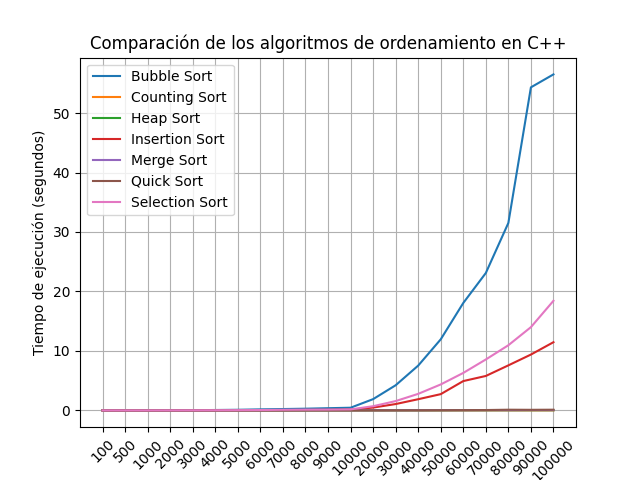

This figure's Python source:
import matplotlib.pyplot as plt

tiempos_bubble= []
with open("TIEMPOS\\tiempos_bubblesort_c++.txt", "r") as archivo_tiempo_bubble:
    for linea in archivo_tiempo_bubble:
        tiempo = float(linea.split(":")[1].strip().split()[0])
        tiempos_bubble.append(tiempo)

tiempos_counting = []
with open("TIEMPOS\\tiempos_countingsort_c++.txt", "r") as archivo_tiempo_counting:
    for linea in archivo_tiempo_counting:
        tiempo = float(linea.split(":")[1].strip().split()[0])
        tiempos_counting.append(tiempo)

tiempos_heap = []
with open("TIEMPOS\\tiempos_heapsort_c++.txt", "r") as archivo_tiempo_heap:
    for linea in archivo_tiempo_heap:
        tiempo = float(linea.split(":")[1].strip().split()[0])
        tiempos_heap.append(tiempo)

tiempos_insertion = []
with open("TIEMPOS\\tiempos_insertionsort_c++.txt", "r") as archivo_tiempo_insertion:
    for linea in archivo_tiempo_insertion:
        tiempo = float(linea.split(":")[1].strip().split()[0])
        tiempos_insertion.append(tiempo)

tiempos_merge = []
with open("TIEMPOS\\tiempos_mergesort_c++.txt", "r") as archivo_tiempo_merge:
    for linea in archivo_tiempo_merge:
        tiempo = float(linea.split(":")[1].strip().split()[0])
        tiempos_merge.append(tiempo)


tiempos_quick = []
with open("TIEMPOS\\tiempos_quicksort_c++.txt", "r") as archivo_tiempo_quick:
    for linea in archivo_tiempo_quick:
        tiempo = float(linea.split(":")[1].strip().split()[0])
        tiempos_quick.append(tiempo)

tiempos_selection = []
with open("TIEMPOS\\tiempos_selectionsort_c++.txt", "r") as archivo_tiempo_selection:
    for linea in archivo_tiempo_selection:
        tiempo = float(linea.split(":")[1].strip().split()[0])
        tiempos_selection.append(tiempo)


# Tamaños de archivos correspondientes a los tiempos
tamanos = [100, 500, 1000, 2000, 3000, 4000, 5000, 6000, 7000, 8000, 9000, 10000, 20000, 30000, 40000, 50000, 60000, 70000, 80000, 90000, 100000]


plt.plot(tiempos_bubble,label='Bubble Sort')
plt.plot(tiempos_counting,label='Counting Sort')
plt.plot(tiempos_heap,label='Heap Sort')
plt.plot(tiempos_insertion,label='Insertion Sort')
plt.plot(tiempos_merge,label='Merge Sort')
plt.plot(tiempos_quick,label='Quick Sort')
plt.plot(tiempos_selection,label='Selection Sort')

plt.xlabel('Tamaños de archivos')  #nota: la etiqueta si aparece en la grafica pero en pantalla completa
plt.ylabel('Tiempo de ejecución (segundos)')
plt.title('Comparación de los algoritmos de ordenamiento en C++')
plt.legend()
plt.xticks(range(len(tamanos)),tamanos,rotation=45)
plt.grid(True)
plt.show()
